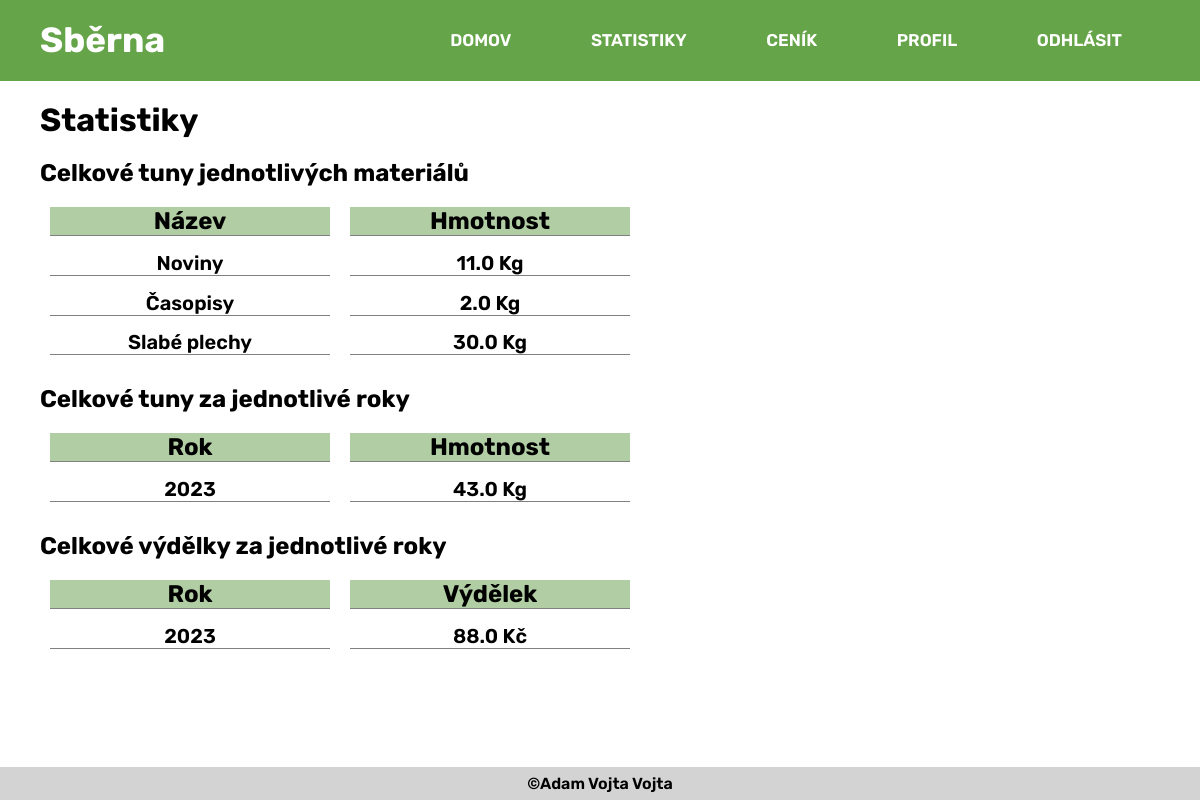
/statistiky (signed in), run on the app's committed database.
### tables this page shows
CREATE TABLE typy_materialu (id_typu_materialu INTEGER NOT NULL PRIMARY KEY AUTOINCREMENT, nazev TEXT NOT NULL);

### app.py (the view)
@app.route('/statistiky')
def stats():
    connection = sqlite3.connect('sberna.db')
    cursor = connection.cursor()
    query = "SELECT typy_materialu.nazev, SUM(mnozstvi) celkove_mnozstvi FROM sbery JOIN polozka ON (sbery.id_sberu = polozka.id_sberu) JOIN typy_materialu ON (typy_materialu.id_typu_materialu = polozka.id_typu_materialu) GROUP BY typy_materialu.id_typu_materialu"
    cursor.execute(query)
    material_total=cursor.fetchall()
    query = "SELECT strftime('%Y',cas_odevzdani) AS rok, SUM(mnozstvi) AS mnozstvi FROM sbery JOIN polozka ON (sbery.id_sberu = polozka.id_sberu) JOIN typy_materialu ON (typy_materialu.id_typu_materialu = polozka.id_typu_materialu) GROUP BY strftime('%Y',cas_odevzdani)"
    cursor.execute(query)
    yearly_material_total=cursor.fetchall()
    query = "SELECT strftime('%Y',cas_odevzdani) AS rok, SUM(cena) AS cena FROM sbery JOIN polozka ON (sbery.id_sberu = polozka.id_sberu) JOIN ceny ON (polozka.id_ceny = ceny.id_ceny) GROUP BY strftime('%Y',cas_odevzdani)"
    cursor.execute(query)
    income_total=cursor.fetchall()
    connection.close()
    return render_template("stats.jinja2",material_total=material_total, yearly_material_total=yearly_material_total, income_total=income_total)

### templates/stats.jinja2 (shortened to what this page needs)
{% extends 'main.jinja2' %}
{% block content %}
<h1 class="headline">
Statistiky
</h1>
<h2 class="stats">Celkové tuny jednotlivých materiálů</h2>
<div class="row">
<div class="col">
  <h2>Název</h2>
    {% for i in material_total %}
	<p>{{i[0]}}</p>
	{%endfor%}
</div>
<div class="col">
  <h2>Hmotnost</h2>
    {% for i in material_total %}
	<p>{{i[1]}}{{" Kg"}}</p>
	{%endfor%}
</div>
</div>
<h2 class="stats">Celkové tuny za jednotlivé roky</h2>
<div class="row">
<div class="col">
  <h2>Rok</h2>
    {% for i in yearly_material_total %}
	<p>{{i[0]}}</p>
	{%endfor%}
</div>
<div class="col">
  <h2>Hmotnost</h2>
    {% for i in yearly_material_total %}
	<p>{{i[1]}}{{" Kg"}}</p>
	{%endfor%}
</div>
</div>
<h2 class="stats">Celkové výdělky za jednotlivé roky</h2>
<div class="row">
<div class="col">
  <h2>Rok</h2>
    {% for i in income_total %}
	<p>{{i[0]}}</p>
	{%endfor%}
</div>
<div class="col">
  <h2>Výdělek</h2>
    {% for i in income_total %}
	<p>{{i[1]}}{{" Kč"}}</p>
	{%endfor%}
</div>
</div>
{% endblock %}

### static/css/structure.css (style rules this page uses)
* { margin: 0; padding: 0; }
body { display: flex; flex-direction: column; min-height: 100vh; }
.headline { margin-left: 40px; margin-top: 20px; margin-bottom: 20px; }
h2.stats { margin-left: 40px; margin-bottom: 10px; }
.row { margin-left: 40px; margin-bottom: 20px; display: flex; }
.col > * { border-bottom: 1px solid gray; }
.col { text-align: center; float: left; width: 50%; padding: 10px; box-sizing: border-box; }
.row:after { content: ""; display: table; clear: both; }
.col > p, .cols > p { margin-top: 10px; }
.row { width: 50%; }
.col { background-color: white; }
.col h2 { background-color: #B1CDA3; }
.col p { font-size: 20px; margin-top: 12px; padding-top: 1%; }

### static/css/colors.css (style rules this page uses)
p { color: black; }

### static/css/text.css (style rules this page uses)
body { font-family: 'Rubik', sans-serif; font-weight: 600; }

### data on the page
typy_materialu: nazev "Noviny", i "11.0", value "Kg"
typy_materialu: nazev "Časopisy", i "2.0", value "Kg"
typy_materialu: nazev "Slabé plechy", i "30.0", value "Kg"

### other printed values
{{ i[0] }} "2023"
{{ i[1] }} "43.0"
{{ " Kg" }} "Kg"
{{ i[1] }} "88.0"
{{ " Kč" }} "Kč"
